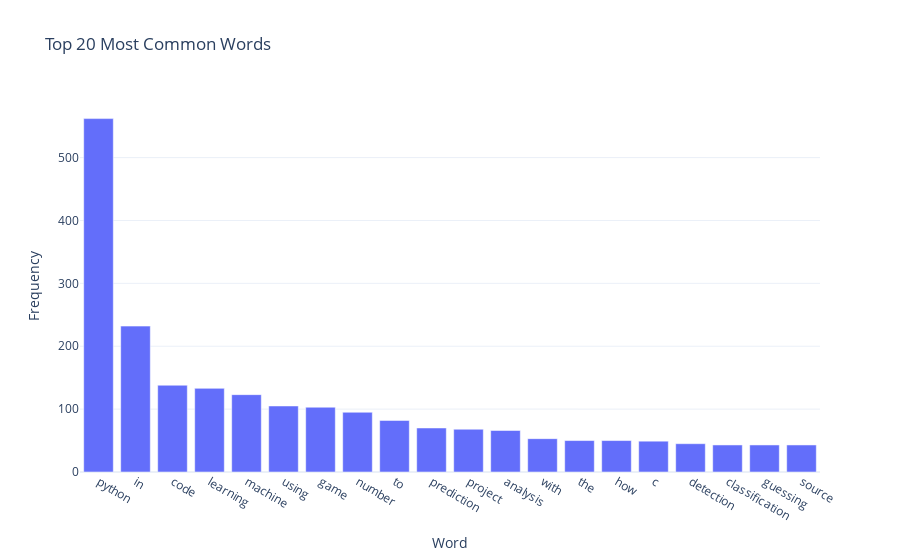

Source (notebook cell):
### Code cell
word_freq_df = pd.DataFrame(word_freq.items(), columns=['Word', 'Frequency'])
word_freq_df = word_freq_df.sort_values(by='Frequency', ascending=False)
fig = px.bar(word_freq_df.head(20), x='Word', y='Frequency', title='Top 20 Most Common Words')
fig.show()

### Figure 1 — Plotly figure (JSON) as saved in the notebook; plotly's stock layout.template omitted (floating-point values rounded to 4 significant figures)
{"data": [{"hovertemplate": "Word=%{x}<br>Frequency=%{y}<extra></extra>", "legendgroup": "", "marker": {"color": "#636efa", "pattern": {"shape": ""}}, "name": "", "orientation": "v", "showlegend": false, "textposition": "auto", "type": "bar", "x": ["python", "in", "code", "learning", "machine", "using", "game", "number", "to", "prediction", "project", "analysis", "with", "the", "how", "c", "detection", "classification", "guessing", "source"], "xaxis": "x", "y": [562, 232, 138, 133, 123, 105, 103, 95, 82, 70, 68, 66, 53, 50, 50, 49, 45, 43, 43, 43], "yaxis": "y"}], "layout": {"barmode": "relative", "legend": {"tracegroupgap": 0}, "title": {"text": "Top 20 Most Common Words"}, "xaxis": {"anchor": "y", "domain": [0, 1], "title": {"text": "Word"}}, "yaxis": {"anchor": "x", "domain": [0, 1], "title": {"text": "Frequency"}}}}
